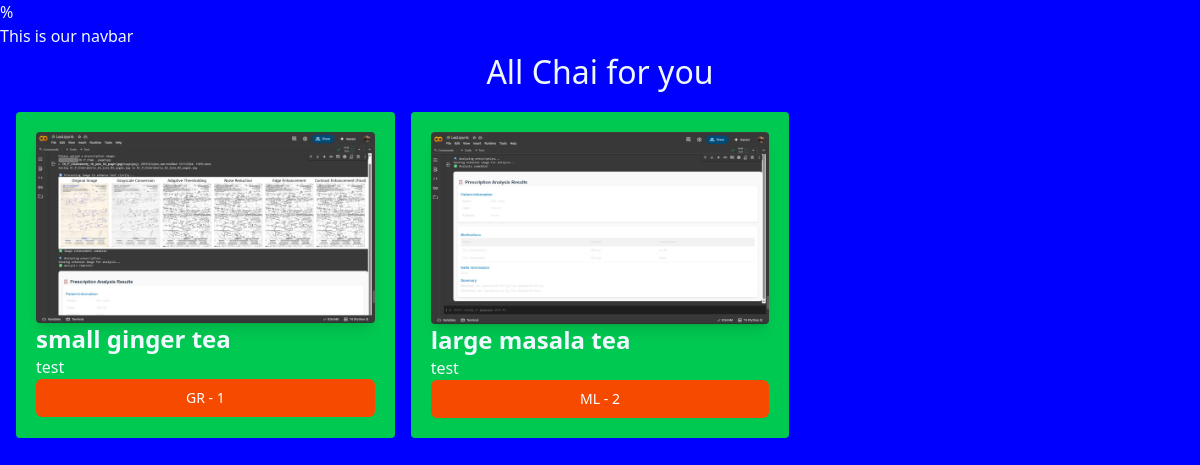
The app's page /chai/ with its own data.
### chai/models.py (models this page shows, shortened)
class Chaivariety(models.Model):
   CHAI_TYPE_CHOICE = [
      ('ML','MASALA'),
      ('GR','GINGER'),
      ('KL','KIWI'),
      ('PL','PLAIN'),
      ('EL','ELAICHI')
   ]
   name = models.CharField(max_length=100)
   image = models.ImageField(upload_to='chais/')
   date_added = models.DateTimeField(default=timezone.now)
   type = models.CharField(max_length=2,choices=CHAI_TYPE_CHOICE)
   description = models.TextField(default='')

### chai/views.py (the view)
# urls.py: path('',views.all_chai,name='all_chai'),
def all_chai(request):
    chais = Chaivariety.objects.all()
    return render(request,'chai/all_chai.html',{'chais':chais})

### chai/templates/chai/all_chai.html (shortened to what this page needs)
{% extends "layout.html" %}
{% block content %}
<h1>All Chai for you</h1>
<div class="grid grid-cols-3 gap-4 m-4">
    {% for chai in chais %}
    <div class="bg-green-500 p-5 rounded">
        <img class="rounded shadow-lg" src="{{chai.image.url}}" alt="">
        <h3 class="text-2xl font-bold">{{chai.name}}</h1>
        test
        <a href="{% url 'chai_detail' chai.id %}">
        <button type="button"
        class="inline-flex items-center w-[100%] justify-center px-4 py-2 border border-transparent text-sm font-medium rounded-md text-white bg-orange-600 hover:bg-orange-700 focus-outline-none focus:ring-2 focus:ring-offset-2 focus:ring-orange-500">
            {{chai.type}} - {{chai.id}}
        </button>
    </a>
    </div>
    {% endfor %}
</div>
{% endblock content %}

### static/style.css (style rules this page uses)
body { background-color: blue; color:aliceblue; }
h1 { text-align: center; font-size: 2rem; }

### records on screen
Chaivariety: image (picture), name "small ginger tea", type "GR", id "1"
Chaivariety: image (picture), name "large masala tea", type "ML", id "2"
